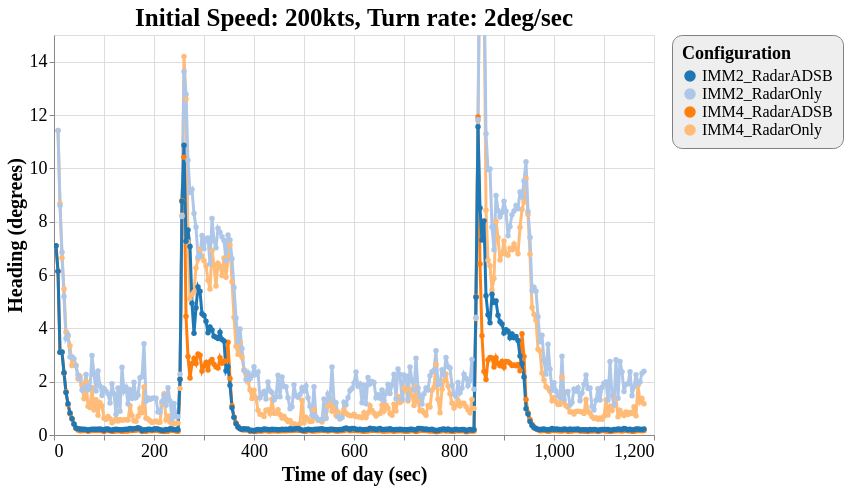

Source (Vega-Lite JSON):
### Vega-Lite specification from a JSON file in a GitHub repository (floating-point values rounded to 4 significant figures; data arrays with more than 128 entries replaced by an {"elided": "..."} marker saying what was removed)
{"config": {"view": {"continuousWidth": 600, "continuousHeight": 400}, "axisX": {"labelFontSize": 18, "titleFontSize": 20}, "axisY": {"labelFontSize": 18, "titleFontSize": 20}, "font": "Times New Roman", "legend": {"cornerRadius": 10, "fillColor": "#EEEEEE", "labelFontSize": 16, "padding": 10, "strokeColor": "gray", "titleFontSize": 18}, "title": {"fontSize": 25}}, "data": {"name": "data-d5ef803fd1550ea64d611c775ebcb8c0"}, "mark": {"type": "line", "point": true, "strokeWidth": 3}, "encoding": {"color": {"type": "ordinal", "field": "config", "scale": {"scheme": "category20"}, "title": "Configuration"}, "x": {"type": "quantitative", "field": "time", "title": "Time of day (sec)"}, "y": {"type": "quantitative", "field": "rmse_hdg", "scale": {"domain": [0, 15], "zero": false}, "title": "Heading (degrees)"}}, "selection": {"selector045": {"type": "interval", "bind": "scales", "encodings": ["x", "y"]}}, "title": "Initial Speed: 200kts, Turn rate: 2deg/sec", "$schema": "https://vega.github.io/schema/vega-lite/v4.8.1.json", "datasets": {"data-d5ef803fd1550ea64d611c775ebcb8c0": {"elided": "1178 records"}}}
